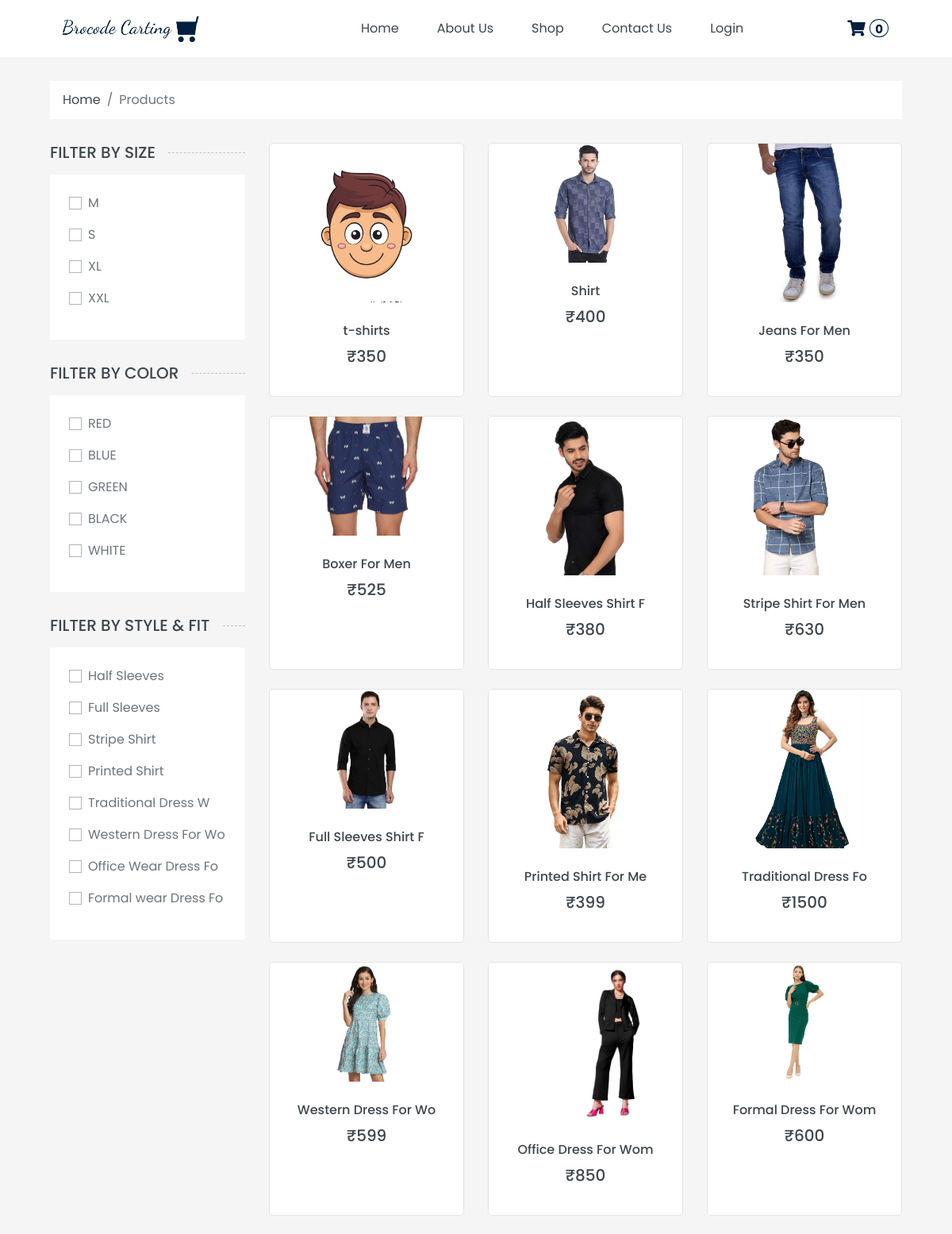
The page /shop.php (upper part) on the database its author committed.
### tables this page shows
CREATE TABLE `variants` (
  `id` int(20) NOT NULL,
  `var_name` varchar(50) NOT NULL,
  `created_at` datetime DEFAULT NULL,
  `updated_at` datetime DEFAULT NULL,
  `created_by` int(20) DEFAULT NULL,
  `updated_by` int(20) DEFAULT NULL,
  `is_active` tinyint(1) NOT NULL
);

CREATE TABLE `attribute` (
  `id` int(20) NOT NULL,
  `variants_id` int(20) NOT NULL,
  `attribute_name` varchar(50) NOT NULL,
  `attribute_image` varchar(150) DEFAULT NULL,
  `created_by` int(20) DEFAULT NULL,
  `updated_by` int(11) DEFAULT NULL,
  `created_at` datetime DEFAULT NULL,
  `updated_at` datetime DEFAULT NULL,
  `is_active` tinyint(1) NOT NULL
);

CREATE TABLE `product` (
  `id` int(20) NOT NULL,
  `category_id` int(20) NOT NULL,
  `variants_id` int(20) NOT NULL,
  `attribute_id` int(20) NOT NULL,
  `p_name` varchar(200) NOT NULL,
  `p_image` varchar(200) DEFAULT NULL,
  `p_description` longtext NOT NULL,
  `stock` int(50) NOT NULL,
  `price` int(50) NOT NULL,
  `created_by` int(20) DEFAULT NULL,
  `updated_by` int(20) DEFAULT NULL,
  `created_at` datetime DEFAULT NULL,
  `updated_at` datetime DEFAULT NULL,
  `is_active` tinyint(1) NOT NULL
);

### shop.php (the view, shortened to what this page needs)
<?php
require("header.php");
?>
<div class="container-fluid">
    <div class="row px-xl-5">
        <div class="col-12">
            <nav class="breadcrumb bg-light mb-30">
                <a class="breadcrumb-item text-dark" href="/e-commerce/">Home</a>
                <span class="breadcrumb-item active">Products</span>
            </nav>
        </div>
    </div>
</div>
<div class="container-fluid">
    <div class="row px-xl-5">
        <div class="col-lg-3 col-md-4">
            <form method="post" id="filterForm">
                <?php $var_sql = "SELECT * from variants limit 3"; ?>
                <?php if ($var_result = $conn->query($var_sql)) : ?>
                    <?php while ($var_row = $var_result->fetch_assoc()) : ?>
                        <div class="filter-item">
                            <h5 class="section-title position-relative text-uppercase mb-3"><span class="bg-secondary pr-3">Filter by <?php echo $var_row['var_name']; ?></span></h5>
                            <div class="bg-light p-4 mb-30">
                                <?php $attr_sql = "SELECT * from attribute where variants_id =" . $var_row['id']; ?>
                                <?php if ($attr_result = $conn->query($attr_sql)) : ?>
                                    <?php while ($attr_row = $attr_result->fetch_assoc()) : ?>
                                        <div class="custom-control custom-checkbox d-flex align-items-center justify-content-between mb-3">
                                            <label class="custom-control-label" for="attr-<?php echo $attr_row['id']; ?>"><?php echo $attr_row['attribute_name']; ?></label>
                                        </div>
                                    <?php endwhile; ?>
                                <?php endif; ?>
                            </div>
                        </div>
                    <?php endwhile; ?>
                <?php endif; ?>
            </form>
        </div>
        <div class="col-lg-9 col-md-8">
            <div class="row pb-3 shop-row shop-list">
                <?php $sql = "SELECT * from product"; ?>
                <?php if ($result = $conn->query($sql)) : ?>
                    <?php while ($row = $result->fetch_assoc()) : ?>
                        <div class="col-md-4">
                            <div class="product-item bg-light mb-4 text-center">
                                <div class="product-img position-relative overflow-hidden">
                                    <div class="img-wrap">
                                        <img class="img-fluid" src="/e-commerce/admin/<?php echo $row['p_image']; ?>" alt="<?php echo $row['p_name']; ?>">
                                    </div>
                                    <div class="product-action">
                                    </div>
                                </div>
                                <div class="text-center py-4">
                                    <a class="h6 text-decoration-none text-truncate" href="/e-commerce/product.php?id=<?php echo $row["id"]; ?>"><?php echo $row['p_name']; ?></a>
                                    <div class="d-flex align-items-center justify-content-center mt-2">
                                        <h5>₹<?php echo $row['price']; ?></h5>
                                    </div>
                                </div>
                            </div>
                        </div>
                    <?php endwhile; ?>
                <?php endif; ?>
            </div>
        </div>
    </div>
</div>
<?php require("footer.php"); ?>

### header.php (style rules this page uses)
.shop-row .product-img img { max-width: 150px; }
.img-wrap { max-height: 200px; }
.product-item { border: 1px solid #e4e4e4; border-radius: 5px; min-height: 320px; }

### rows shown on the page
variants: var_name "SIZE"
attribute: attribute_name "M"
attribute: attribute_name "S"
attribute: attribute_name "XL"
attribute: attribute_name "XXL"
variants: var_name "COLOR"
attribute: attribute_name "RED"
attribute: attribute_name "BLUE"
attribute: attribute_name "GREEN"
attribute: attribute_name "BLACK"
attribute: attribute_name "WHITE"
variants: var_name "STYLE & FIT"
attribute: attribute_name "Half Sleeves"
attribute: attribute_name "Full Sleeves"
attribute: attribute_name "Stripe Shirt"
attribute: attribute_name "Printed Shirt"
attribute: attribute_name "Traditional Dress W"
attribute: attribute_name "Western Dress For Wo"
attribute: attribute_name "Office Wear Dress Fo"
attribute: attribute_name "Formal wear Dress Fo"
product: p_image (picture), p_name "t-shirts", price "350"
product: p_image (picture), p_name "Shirt", price "400"
product: p_image (picture), p_name "Jeans For Men", price "350"
product: p_image (picture), p_name "Boxer For Men", price "525"
product: p_image (picture), p_name "Half Sleeves Shirt F", price "380"
product: p_image (picture), p_name "Stripe Shirt For Men", price "630"
product: p_image (picture), p_name "Full Sleeves Shirt F", price "500"
product: p_image (picture), p_name "Printed Shirt For Me", price "399"
product: p_image (picture), p_name "Traditional Dress Fo", price "1500"
product: p_image (picture), p_name "Western Dress For Wo", price "599"
product: p_image (picture), p_name "Office Dress For Wom", price "850"
product: p_image (picture), p_name "Formal Dress For Wom", price "600"

### other values the page prints
$total "0"
